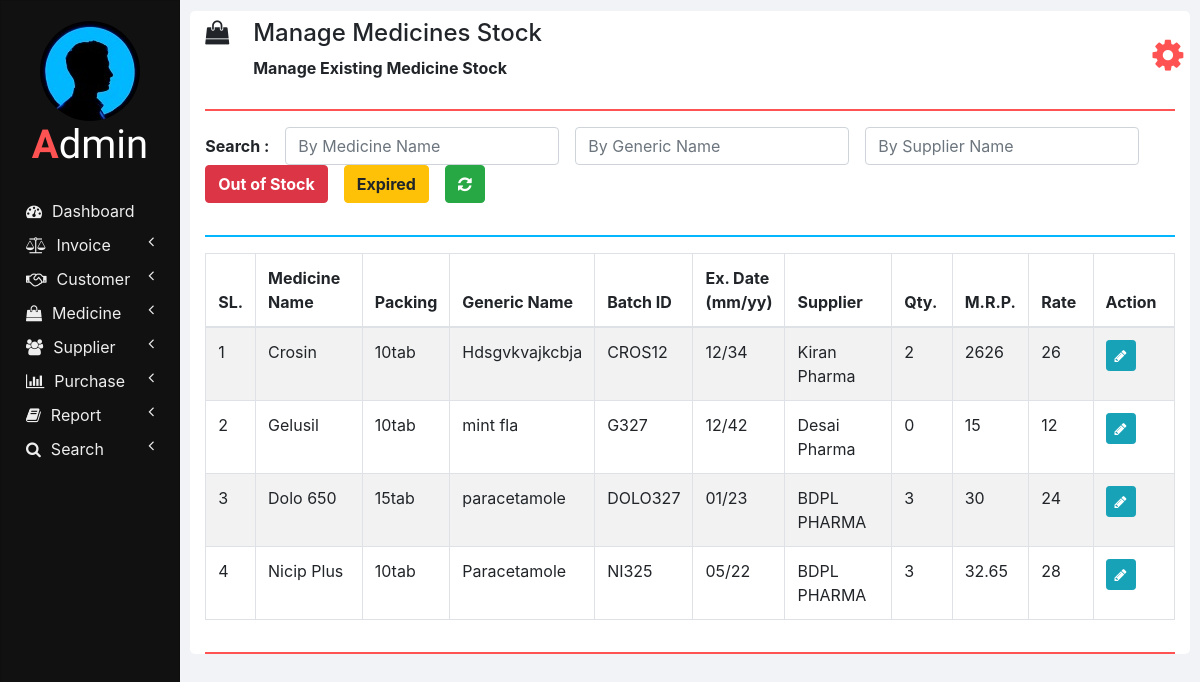
Page /manage_medicine_stock.php on the earlier database version.
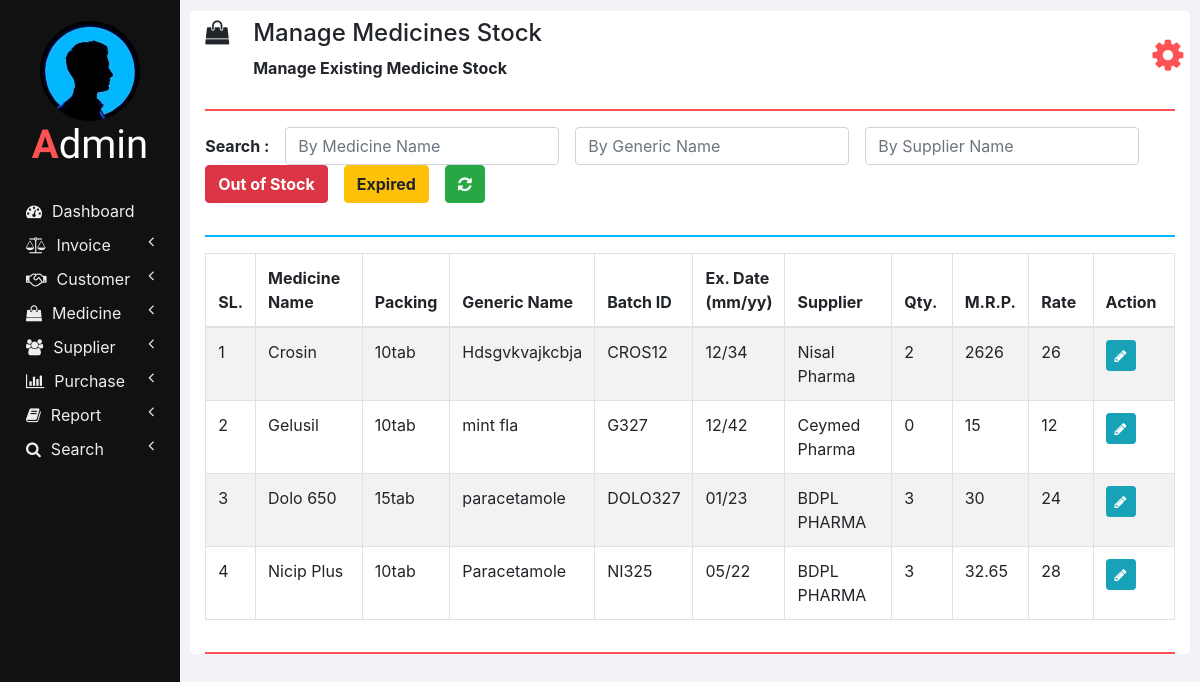
Same page on the later database version.
### tables this page shows
CREATE TABLE `medicines` (
  `ID` int(11) NOT NULL,
  `NAME` varchar(100) NOT NULL,
  `PACKING` varchar(20) NOT NULL,
  `GENERIC_NAME` varchar(100) NOT NULL,
  `SUPPLIER_NAME` varchar(100) NOT NULL
);

CREATE TABLE `medicines_stock` (
  `ID` int(11) NOT NULL,
  `NAME` varchar(100) NOT NULL,
  `BATCH_ID` varchar(20) NOT NULL,
  `EXPIRY_DATE` varchar(10) NOT NULL,
  `QUANTITY` int(11) NOT NULL,
  `MRP` double NOT NULL,
  `RATE` double NOT NULL
);

### php/manage_medicine_stock.php (the view, shortened to what this page needs)
<?php
  function showMedicinesStock($id) {
    require "db_connection.php";
    if($con) {
      $seq_no = 0;
      $query = "SELECT * FROM medicines INNER JOIN medicines_stock ON medicines.NAME = medicines_stock.NAME";
      $result = mysqli_query($con, $query);
      while($row = mysqli_fetch_array($result)) {
        $seq_no++;
        if($row['BATCH_ID'] == $id)
          showEditOptionsRow($seq_no, $row);
        else
          showMedicineStockRow($seq_no, $row);
      }
    }
  }
  function showMedicineStockRow($seq_no, $row) {
    ?>
    <tr>
      <td><?php echo $seq_no; ?></td>
      <td><?php echo $row['NAME']; ?></td>
      <td><?php echo $row['PACKING']; ?></td>
      <td><?php echo $row['GENERIC_NAME']; ?></td>
      <td><?php echo $row['BATCH_ID']; ?></td>
      <td><?php echo $row['EXPIRY_DATE']; ?></td>
      <td><?php echo $row['SUPPLIER_NAME']; ?></td>
      <td><?php echo $row['QUANTITY']; ?></td>
      <td><?php echo $row['MRP']; ?></td>
      <td><?php echo $row['RATE']; ?></td>
      <td>
        <button href="" class="btn btn-info btn-sm" onclick="editMedicineStock('<?php echo $row['BATCH_ID']; ?>');">
          <i class="fa fa-pencil"></i>
        </button>
      </td>
    </tr>
    <?php
  }
  ?>

Differences in the rows shown:
changed medicines "Hdsgvkvajkcbja": SUPPLIER_NAME "Kiran Pharma" → "Nisal Pharma"
changed medicines "mint fla": SUPPLIER_NAME "Desai Pharma" → "Ceymed Pharma"
